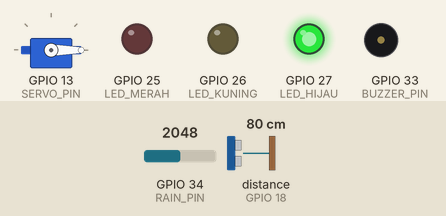
This sketch was run on a simulated ESP32. Parts: servo, output pins drawn as LEDs (lit = HIGH), buzzer (waves = sounding, pin HIGH). Wiring (inferred from the names in the program): ultrasonic range finder: trigger GPIO 5; echo GPIO 18. Inputs (shaded band) come from the test bench; at power-on: distance to the obstacle (sensor on GPIO 18) 80 cm, GPIO 34 (RAIN_PIN) = 2048. The echo pulse lasts 58.3 µs per cm; WiFi joins after 1.5 s; servers stay silent unless stated; no MQTT or app messages arrive unless stated; not simulated (calls return 0 or success): secrets.h; names the files do not define were given values by the test bench: TB_PORT = 80; pins used as bus, display or sensor lines are not drawn; what the sketch prints to the serial monitor is not drawn.

Above: at 1.2 s.
1.3 s: distance to the obstacle (sensor on GPIO 18) set to 2 cm
At 2.3 s:
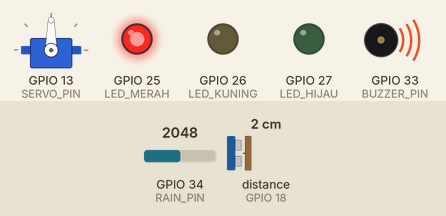
6.3 s: distance to the obstacle (sensor on GPIO 18) set to 5 cm
At 7.1 s:
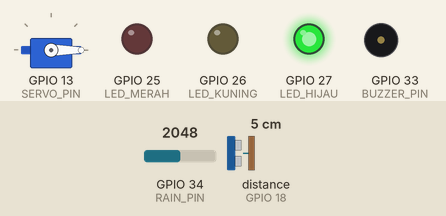
8.1 s: distance to the obstacle (sensor on GPIO 18) set to 2 cm
At 8.6 s:
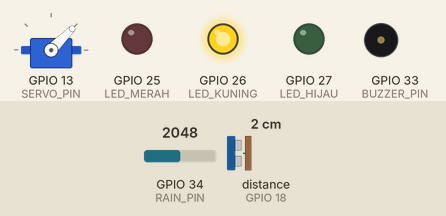
10.2 s: distance to the obstacle (sensor on GPIO 18) set to 4 cm
At 10.9 s:
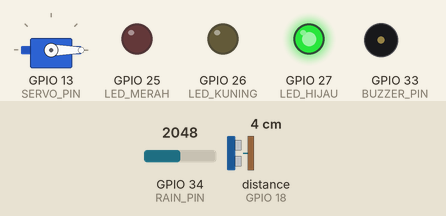
Timing chart, 0 to 12.8 s (numbered marks = the images above; inputs shaded):
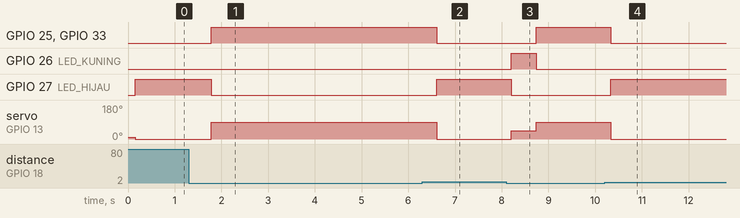

Measured:
- the behaviour switches between 3 and 4 cm on distance to the obstacle (sensor on GPIO 18) (found by bisection; images 1 and 2)
- after the input at 1.3 s, GPIO 25 (LED_MERAH), GPIO 33 (BUZZER_PIN): LOW → HIGH after 0.48 s; GPIO 27 (LED_HIJAU): HIGH → LOW after 0.48 s; servo on GPIO 13 (SERVO_PIN): 0° → 90° after 0.48 s
- after the input at 6.3 s, GPIO 25 (LED_MERAH), GPIO 33 (BUZZER_PIN): HIGH → LOW after 0.31 s; GPIO 27 (LED_HIJAU): LOW → HIGH after 0.31 s; servo on GPIO 13 (SERVO_PIN): 90° → 0° after 0.31 s
- after the input at 8.1 s, GPIO 25 (LED_MERAH), GPIO 33 (BUZZER_PIN): LOW → HIGH after 0.64 s; GPIO 26 (LED_KUNING): LOW → HIGH after 0.10 s, → LOW 0.54 s later; GPIO 27 (LED_HIJAU): HIGH → LOW after 0.10 s; servo on GPIO 13 (SERVO_PIN): 0° → 45° after 0.10 s, → 90° 0.54 s later
- after the input at 10.2 s, GPIO 25 (LED_MERAH), GPIO 33 (BUZZER_PIN): HIGH → LOW after 0.13 s; GPIO 27 (LED_HIJAU): LOW → HIGH after 0.13 s; servo on GPIO 13 (SERVO_PIN): 90° → 0° after 0.14 s

The sketch:

PROJECT_BANJIR.ino
```cpp
#include <WiFi.h>
#include <WiFiClientSecure.h>
#include <PubSubClient.h>
#include <ArduinoJson.h>
#include <ESP32Servo.h>
#include "secrets.h"

#define TRIG_PIN 5
#define ECHO_PIN 18
#define RAIN_PIN 34
#define LED_HIJAU 27
#define LED_KUNING 26
#define LED_MERAH 25
#define BUZZER_PIN 33
#define SERVO_PIN 13

const float TINGGI_WADAH_CM = 4.5;
const float BATAS_WASPADA   = 1.2;
const float BATAS_BAHAYA    = 2.0;
const float BATAS_SURUT     = 1.1;
const float DEADZONE_KOSONG = 0.7;

WiFiClientSecure espClient;
PubSubClient client(espClient);
Servo pintuAir;

float lastSentTinggiAir = -999.0;
String lastSentStatus = "";
unsigned long lastSendTime = 0;
unsigned long lastReconnectAttempt = 0;

unsigned long totalPembacaanSensor = 0;
unsigned long totalPesanTerkirim = 0;

int sudutSekarang = -1;
float tinggiAirTerakhir = 0.0;
bool sedangBahaya = false;

void setup() {
  Serial.begin(115200);

  pinMode(TRIG_PIN, OUTPUT);
  pinMode(ECHO_PIN, INPUT);
  pinMode(LED_HIJAU, OUTPUT);
  pinMode(LED_KUNING, OUTPUT);
  pinMode(LED_MERAH, OUTPUT);
  pinMode(BUZZER_PIN, OUTPUT);

  pintuAir.attach(SERVO_PIN);
  pintuAir.write(10);
  sudutSekarang = 10;

  WiFi.begin(WIFI_SSID, WIFI_PASS);
  espClient.setCACert(root_ca);
  client.setServer(TB_SERVER, TB_PORT);
}

bool reconnectMQTT() {
  if (client.connect("ESP32_FloodGuard", TB_TOKEN, NULL)) {
    Serial.println("[CLOUD] Terhubung ke ThingsBoard via MQTT TLS (8883)!");
    return true;
  }
  Serial.print("[CLOUD] Gagal konek MQTT, rc=");
  Serial.println(client.state());
  return false;
}

float bacaTinggiAir() {
  float totalJarak = 0;
  int sampelValid = 0;

  for (int i = 0; i < 5; i++) {
    digitalWrite(TRIG_PIN, LOW);
    delayMicroseconds(2);
    digitalWrite(TRIG_PIN, HIGH);
    delayMicroseconds(10);
    digitalWrite(TRIG_PIN, LOW);

    long durasi = pulseIn(ECHO_PIN, HIGH, 25000);
    if (durasi > 0) {
      float jarak = durasi * 0.034 / 2.0;
      if (jarak >= 0.3 && jarak <= (TINGGI_WADAH_CM + 3.0)) {
        totalJarak += jarak;
        sampelValid++;
      }
    }
    delay(25);
  }

  if (sampelValid == 0) {
    return tinggiAirTerakhir;
  }

  float rataJarak = totalJarak / sampelValid;
  float tinggiAir = TINGGI_WADAH_CM - rataJarak;

  if (tinggiAir < DEADZONE_KOSONG) {
    tinggiAir = 0.0;
  }

  tinggiAirTerakhir = tinggiAir;
  return tinggiAir;
}

void loop() {
  float tinggiAir = bacaTinggiAir();
  int nilaiHujanRaw = analogRead(RAIN_PIN);
  int intensitasHujan = map(nilaiHujanRaw, 4095, 1000, 0, 100);
  intensitasHujan = constrain(intensitasHujan, 0, 100);

  String kondisiHujan = (intensitasHujan > 30) ? "HUJAN" : "KERING";
  String statusBanjir = "AMAN";
  int targetSudut = 10;

  if (!sedangBahaya && tinggiAir >= BATAS_BAHAYA) {
    sedangBahaya = true;
  } else if (sedangBahaya && tinggiAir <= BATAS_SURUT) {
    sedangBahaya = false;
  }

  if (sedangBahaya) {
    statusBanjir = "BAHAYA";
    digitalWrite(LED_HIJAU, LOW);
    digitalWrite(LED_KUNING, LOW);
    digitalWrite(LED_MERAH, HIGH);
    digitalWrite(BUZZER_PIN, HIGH);
    targetSudut = 90;
  } else if (tinggiAir >= BATAS_WASPADA) {
    statusBanjir = "WASPADA";
    digitalWrite(LED_HIJAU, LOW);
    digitalWrite(LED_KUNING, HIGH);
    digitalWrite(LED_MERAH, LOW);
    digitalWrite(BUZZER_PIN, LOW);
    targetSudut = 45;
  } else {
    statusBanjir = "AMAN";
    digitalWrite(LED_HIJAU, HIGH);
    digitalWrite(LED_KUNING, LOW);
    digitalWrite(LED_MERAH, LOW);
    digitalWrite(BUZZER_PIN, LOW);
    targetSudut = 0;
  }

  if (targetSudut != sudutSekarang) {
    pintuAir.write(targetSudut);
    sudutSekarang = targetSudut;
  }

  totalPembacaanSensor++;

  if (WiFi.status() == WL_CONNECTED) {
    if (!client.connected()) {
      unsigned long now = millis();
      if (now - lastReconnectAttempt > 5000) {
        lastReconnectAttempt = now;
        if (reconnectMQTT()) lastReconnectAttempt = 0;
      }
    } else {
      client.loop();
    }
  }

  bool perubahanTinggi = abs(tinggiAir - lastSentTinggiAir) >= 0.5;
  bool perubahanStatus = (statusBanjir != lastSentStatus);
  bool intervalHeartbeat = (millis() - lastSendTime >= 15000);

  if (client.connected() && (perubahanTinggi || perubahanStatus || intervalHeartbeat)) {
    StaticJsonDocument<256> doc;
    doc["tinggi_air"] = round(tinggiAir * 10) / 10.0;
    doc["intensitas_hujan"] = intensitasHujan;
    doc["kondisi_hujan"] = kondisiHujan;
    doc["status"] = statusBanjir;
    doc["pintu_air"] = (statusBanjir == "BAHAYA") ? "TERBUKA_PENUH" : ((statusBanjir == "WASPADA") ? "TERBUKA_SETENGAH" : "TERTUTUP");
    doc["msg_raw"] = totalPembacaanSensor;
    doc["msg_sent"] = totalPesanTerkirim + 1;

    char payload[256];
    serializeJson(doc, payload);

    if (client.publish("v1/devices/me/telemetry", payload)) {
      totalPesanTerkirim++;
      lastSentTinggiAir = tinggiAir;
      lastSentStatus = statusBanjir;
      lastSendTime = millis();

      Serial.print("[TERKIRIM] ");
      Serial.println(payload);
    }
  } else {
    Serial.printf("[EDGE LOKAL] Air: %.1f cm | Hujan: %d%% | Status: %s | Efisiensi: %lu/%lu\n",
                  tinggiAir, intensitasHujan, statusBanjir.c_str(), totalPesanTerkirim, totalPembacaanSensor);
  }

  delay(400);
}
```
